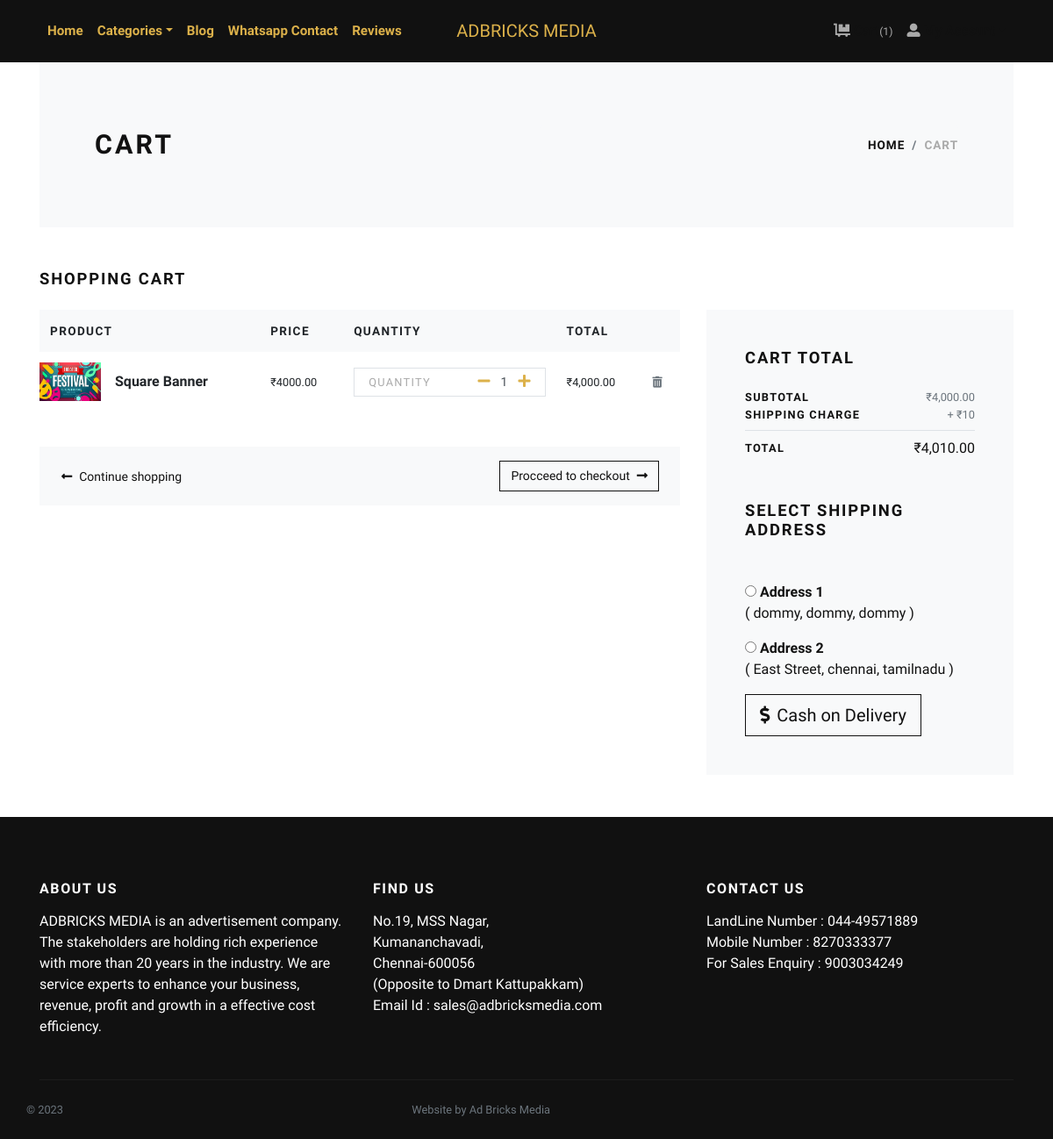
The app's page /cart/ (signed in) with its own data.
### store/models.py (models this page shows, shortened)
class Cart(models.Model):
    user = models.ForeignKey(User, verbose_name="User", on_delete=models.CASCADE)
    product = models.ForeignKey(Product, verbose_name="Product", on_delete=models.CASCADE)
    quantity = models.PositiveIntegerField(default=1, verbose_name="Quantity")
    created_at = models.DateTimeField(auto_now_add=True, verbose_name="Created Date")
    updated_at = models.DateTimeField(auto_now=True, verbose_name="Updated Date")
    @property
    def total_price(self):
        return self.quantity * self.product.price

class Product(models.Model):
    title = models.CharField(max_length=150, verbose_name="Product Title")
    slug = models.SlugField(max_length=160, verbose_name="Product Slug")
    sku = models.CharField(max_length=255, unique=True, verbose_name="Unique Product ID (SKU)")
    short_description = models.TextField(verbose_name="Short Description")
    detail_description = models.TextField(blank=True, null=True, verbose_name="Detail Description")
    product_image = models.ImageField(upload_to='product', blank=True, null=True, verbose_name="Product Image")
    price = models.DecimalField(max_digits=8, decimal_places=2)
    category = models.ForeignKey(Category, verbose_name="Product Categoy", on_delete=models.CASCADE)
    is_active = models.BooleanField(verbose_name="Is Active?")
    is_featured = models.BooleanField(verbose_name="Is Featured?")
    created_at = models.DateTimeField(auto_now_add=True, verbose_name="Created Date")
    updated_at = models.DateTimeField(auto_now=True, verbose_name="Updated Date")
    class Meta:
        verbose_name_plural = 'Products'
        ordering = ('-created_at', )

class Address(models.Model):
    user = models.ForeignKey(User, verbose_name="User", on_delete=models.CASCADE)
    locality = models.CharField(max_length=150, verbose_name="Nearest Location")
    city = models.CharField(max_length=150, verbose_name="City")
    state = models.CharField(max_length=150, verbose_name="State")

### store/views.py (the view)
# urls.py: path('cart/', views.cart, name="cart"),
@login_required
def cart(request):
    user = request.user
    cart_products = Cart.objects.filter(user=user)
    amount = decimal.Decimal(0)
    shipping_amount = decimal.Decimal(10)
    cp = [p for p in Cart.objects.all() if p.user==user]
    if cp:
        for p in cp:
            temp_amount = (p.quantity * p.product.price)
            amount += temp_amount
    addresses = Address.objects.filter(user=user)
    context = {
        'cart_products': cart_products,
        'amount': amount,
        'shipping_amount': shipping_amount,
        'total_amount': amount + shipping_amount,
        'addresses': addresses,
    }
    return render(request, 'store/cart.html', context)

### store/context_preprocessors.py (called while the page is built)
def store_menu(request):
    categories = Category.objects.filter(is_active=True)
    context = {
        'categories_menu': categories,
    }
    return context

def cart_menu(request):
    if request.user.is_authenticated:
        cart_items= Cart.objects.filter(user=request.user)
        context = {
            'cart_items': cart_items,
        }
    else:
        context = {}
    return context

### templates/store/cart.html (shortened to what this page needs)
{% extends 'base.html' %}
{% load static %}
{% load humanize %}
    {% block content %}
      <div class="container">
        <section class="py-5 bg-light">
          <div class="container">
            <div class="row px-4 px-lg-5 py-lg-4 align-items-center">
              <div class="col-lg-6">
                <h1 class="h2 text-uppercase mb-0">Cart</h1>
              </div>
              <div class="col-lg-6 text-lg-right">
                <nav aria-label="breadcrumb">
                  <ol class="breadcrumb justify-content-lg-end mb-0 px-0">
                    <li class="breadcrumb-item"><a href="index.html">Home</a></li>
                    <li class="breadcrumb-item active" aria-current="page">Cart</li>
                  </ol>
                </nav>
              </div>
            </div>
          </div>
        </section>
        {% if cart_products %}
        <section class="py-5">
          <h2 class="h5 text-uppercase mb-4">Shopping cart</h2>
          <div class="row">
            <div class="col-lg-8 mb-4 mb-lg-0">
              <div class="table-responsive mb-4">
                <table class="table">
                  <thead class="bg-light">
                    <tr>
                      <th class="border-0" scope="col"> <strong class="text-small text-uppercase">Product</strong></th>
                      <th class="border-0" scope="col"> <strong class="text-small text-uppercase">Price</strong></th>
                      <th class="border-0" scope="col"> <strong class="text-small text-uppercase">Quantity</strong></th>
                      <th class="border-0" scope="col"> <strong class="text-small text-uppercase">Total</strong></th>
                      <th class="border-0" scope="col"> </th>
                    </tr>
                  </thead>
                  <tbody>
                    {% for cart_product in cart_products %}
                    <tr>
                      <th class="pl-0 border-0" scope="row">
                        <div class="media align-items-center">
                          {% if cart_product.product.product_image %}
                            <a class="reset-anchor d-block animsition-link" href="{% url 'store:product-detail' cart_product.product.slug %}"><img src="{{cart_product.product.product_image.url}}" alt="{{cart_product.product.title}}" width="70"/></a>
                          {% else %}
                            <a class="reset-anchor d-block animsition-link" href="{% url 'store:product-detail' cart_product.product.slug %}"><img src="{% static 'img/product-detail-3.jpg' %}" alt="{{cart_product.product.title}}" width="70"/></a>
                          {% endif %}
                          <div class="media-body ml-3"><strong class="h6"><a class="reset-anchor animsition-link" href="{% url 'store:product-detail' cart_product.product.slug %}">{{cart_product.product.title}}</a></strong></div>
                        </div>
                      </th>
                      <td class="align-middle border-0">
                        <p class="mb-0 small">₹{{cart_product.product.price}}</p>
                      </td>
                      <td class="align-middle border-0">
                        <div class="border d-flex align-items-center justify-content-between px-3"><span class="small text-uppercase text-gray headings-font-family">Quantity</span>
                          <div class="quantity">
                            <a href="{% url 'store:minus-cart' cart_product.id %}" class="dec-btn p-0 ml-2"><i class="fas fa-minus"></i></a>
                            <input class="form-control form-control-sm border-0 shadow-0 p-0" type="text" value="{{cart_product.quantity}}"/>
                            <a href="{% url 'store:plus-cart' cart_product.id %}" class="inc-btn p-0"><i class="fas fa-plus"></i></a>
                          </div>
                        </div>
                      </td>
                      <td class="align-middle border-0">
                        <p class="mb-0 small">₹{{cart_product.total_price|intcomma}}</p>
                      </td>
                      <td class="align-middle border-0"><a class="reset-anchor" href="{% url 'store:remove-cart' cart_product.id %}"><i class="fas fa-trash-alt small text-muted"></i></a></td>
                    </tr>
                    {% endfor %}
                  </tbody>
                </table>
              </div>
              <div class="bg-light px-4 py-3">
                <div class="row align-items-center text-center">
                  <div class="col-md-6 mb-3 mb-md-0 text-md-left"><a class="btn btn-link p-0 text-dark btn-sm" href="{% url 'store:home' %}"><i class="fas fa-long-arrow-alt-left mr-2"> </i>Continue shopping</a></div>
                  <div class="col-md-6 text-md-right"><a class="btn btn-outline-dark btn-sm" href="checkout.html">Procceed to checkout<i class="fas fa-long-arrow-alt-right ml-2"></i></a></div>
                </div>
              </div>
            </div>
            <div class="col-lg-4">
              <div class="card border-0 rounded-0 p-lg-4 bg-light">
                <div class="card-body">
                  <h5 class="text-uppercase mb-4">Cart total</h5>
                  <ul class="list-unstyled mb-0">
                    <li class="d-flex align-items-center justify-content-between"><strong class="text-uppercase small font-weight-bold">Subtotal</strong><span class="text-muted small">₹{{amount|intcomma}}</span></li>
                    <li class="d-flex align-items-center justify-content-between"><strong class="text-uppercase small font-weight-bold">Shipping Charge</strong><span class="text-muted small">+ ₹{{shipping_amount}}</span></li>
                    <li class="border-bottom my-2"></li>
                    <li class="d-flex align-items-center justify-content-between mb-4"><strong class="text-uppercase small font-weight-bold">Total</strong><span>₹{{total_amount|intcomma}}</span></li>
                  </ul>
                  <h5 class="text-uppercase my-5">Select Shipping Address</h5>
                  <form action="{% url 'store:checkout' %}" id="myform">
                    {% if addresses %}
                      {% for address in addresses %}
                        <div class="mb-3">
                        <input type="radio" name="address" value="{{address.id}}"> <strong>Address {{forloop.counter}}</strong> <br>
                        ( {{address.locality}}, {{address.city}}, {{address.state}} )
                        </div>
                      {% endfor %}
                    {% endif %}
                    <button type="submit" class="btn btn-dark btn-lg btn-outline-dark" type="submit"> <i class="fas fa-dollar-sign mr-2"></i>Cash on Delivery</button>
                  </form>
                </div>
              </div>
            </div>
          </div>
        </section>
        {% else %}
          <div class="text-center py-5">
            <h3 class="mb-3">Your cart is empty.</h3>
            <a href="{% url 'store:home' %}"><i class="fas fa-long-arrow-alt-left mr-2"> </i>Continue shopping</a>
          </div>
        {% endif %}
      </div>
      {% endblock content %}

### ecomm/static/css/style.default.css (style rules this page uses)
.text-small { font-size: 0.85rem !important; }
.text-gray { color: #aaa !important; }
strong { font-weight: 700; }
.quantity { display: -ms-flexbox; display: flex; -ms-flex-align: center; align-items: center; font-family: inherit; }
.quantity input { width: 2rem; text-align: center; }
.text-uppercase { text-transform: uppercase; letter-spacing: 0.1em; }
.border { border: 1px solid #dee2e6 !important; }
.shadow-0 { box-shadow: none !important; }
.reset-anchor { color: inherit; transition: all 0.3s; }
.headings-font-family { font-family: inherit !important; }
.btn { font-weight: 400; border: 1px solid transparent; font-family: inherit; padding: 0.375rem 1.5rem; font-size: 1rem; line-height: 1.5; border-radius: 0; transition: color 0.15s ease-in-out, background-color 0.15s ease-in-out, border-color 0.15s ease-in-out, box-shadow 0.15s ease-in-out; }
.btn-link { font-weight: 400; color: #dcb14a; }
.btn-dark { color: #fff; background-color: #111111; border-color: #111111; }
.btn-outline-dark { color: #111111; background-color: transparent; background-image: none; border-color: #111111; }
.btn-lg { padding: 0.5rem 1rem; font-size: 1.25rem; line-height: 1.5; border-radius: 0; }
.btn-sm { padding: 0.375rem 0.75rem; font-size: 0.875rem; line-height: 1.5; border-radius: 0; }
body { font-family: "Libre Franklin", sans-serif; font-size: 1rem; font-weight: 400; line-height: 1.5; color: #111111; background-color: #fff; }
a { color: #dcb14a; text-decoration: none; }
h1, h2, h3, h4, h5, h6, .h1, .h2, .h3, .h4, .h5, .h6 { margin-bottom: 0.5rem; font-family: inherit; font-weight: 900; line-height: 1.2; color: inherit; }
h1, .h1 { font-size: 2.2rem; }
h2, .h2 { font-size: 1.9rem; }
h5, .h5 { font-size: 1.15rem; }
h6, .h6 { font-size: 1rem; }
small, .small { font-size: 80%; font-weight: 400; }
.bg-light { background-color: #f8f9fa !important; }
.text-dark { color: #111111 !important; }
.form-control { padding: 0.375rem 0.75rem; font-size: 1rem; line-height: 1.5; color: #495057; background-color: #fff; border: 1px solid #ced4da; border-radius: 0; transition: border-color 0.15s ease-in-out, box-shadow 0.15s ease-in-out; }
.form-control::placeholder { color: #adb5bd; font-size: 0.85rem; font-weight: 400; }
.form-control-sm { padding: 0.25rem 0.5rem; font-size: 0.875rem; line-height: 1.5; border-radius: 0; }
.card { background-color: #fff; border: 1px solid rgba(17, 17, 17, 0.125); border-radius: 0; }
.card-body { padding: 1.25rem; }
.breadcrumb { background: #f8f9fa; }
.breadcrumb-item { font-size: 0.85rem; text-transform: uppercase; letter-spacing: 0.07em; font-weight: 900; color: #111111; }
.breadcrumb-item a { color: inherit; transition: all 0.3s; }
.breadcrumb-item.active { color: #aaa; }

### records on screen
Cart: product.product_image (picture), product "Square Banner", product.price "4000.00", quantity "1", total_price "4,000.00"
Address: locality "dommy", city "dommy", state "dommy"
Address: locality "East Street", city "chennai", state "tamilnadu"

### other values on screen
{{ cart_items.count }} "1"
{{ amount|intcomma }} "4,000.00"
{{ shipping_amount }} "10"
{{ total_amount|intcomma }} "4,010.00"
